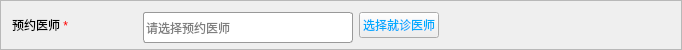
                          <widget class="QFrame" name="frame_22">
                           <property name="sizePolicy">
                            <sizepolicy hsizetype="Fixed" vsizetype="Fixed">
                             <horstretch>0</horstretch>
                             <verstretch>0</verstretch>
                            </sizepolicy>
                           </property>
                           <property name="minimumSize">
                            <size>
                             <width>682</width>
                             <height>50</height>
                            </size>
                           </property>
                           <property name="maximumSize">
                            <size>
                             <width>682</width>
                             <height>50</height>
                            </size>
                           </property>
                           <property name="frameShape">
                            <enum>QFrame::StyledPanel</enum>
                           </property>
                           <property name="frameShadow">
                            <enum>QFrame::Raised</enum>
                           </property>
                           <layout class="QHBoxLayout" name="horizontalLayout_56">
                            <item>
                             <widget class="QLabel" name="label_44">
                              <property name="sizePolicy">
                               <sizepolicy hsizetype="Fixed" vsizetype="Preferred">
                                <horstretch>0</horstretch>
                                <verstretch>0</verstretch>
                               </sizepolicy>
                              </property>
                              <property name="minimumSize">
                               <size>
                                <width>125</width>
                                <height>0</height>
                               </size>
                              </property>
                              <property name="maximumSize">
                               <size>
                                <width>125</width>
                                <height>16777215</height>
                               </size>
                              </property>
                              <property name="text">
                               <string>&lt;span style='color:black;'&gt;预约医师&lt;/span&gt;&lt;span style='color:red;'&gt; *&lt;/span&gt;</string>
                              </property>
                             </widget>
                            </item>
                            <item>
                             <widget class="QLineEdit" name="docName_lineEdit">
                              <property name="sizePolicy">
                               <sizepolicy hsizetype="Fixed" vsizetype="Fixed">
                                <horstretch>0</horstretch>
                                <verstretch>0</verstretch>
                               </sizepolicy>
                              </property>
                              <property name="minimumSize">
                               <size>
                                <width>210</width>
                                <height>31</height>
                               </size>
                              </property>
                              <property name="maximumSize">
                               <size>
                                <width>210</width>
                                <height>31</height>
                               </size>
                              </property>
                              <property name="styleSheet">
                               <string notr="true">border:1px solid #999999;
border-radius:3px;
background-color: rgb(255, 255, 255);
font: 10pt &quot;微软雅黑&quot;;</string>
                              </property>
                              <property name="readOnly">
                               <bool>true</bool>
                              </property>
                              <property name="placeholderText">
                               <string>请选择预约医师</string>
                              </property>
                             </widget>
                            </item>
                            <item>
                             <widget class="QPushButton" name="choDoc_btn">
                              <property name="cursor">
                               <cursorShape>PointingHandCursor</cursorShape>
                              </property>
                              <property name="styleSheet">
                               <string notr="true">font: 10pt &quot;微软雅黑&quot;;
color: rgb(0, 170, 255);</string>
                              </property>
                              <property name="text">
                               <string>选择就诊医师</string>
                              </property>
                             </widget>
                            </item>
                            <item>
                             <spacer name="horizontalSpacer_61">
                              <property name="orientation">
                               <enum>Qt::Horizontal</enum>
                              </property>
                              <property name="sizeHint" stdset="0">
                               <size>
                                <width>206</width>
                                <height>20</height>
                               </size>
                              </property>
                             </spacer>
                            </item>
                           </layout>
                          </widget>
